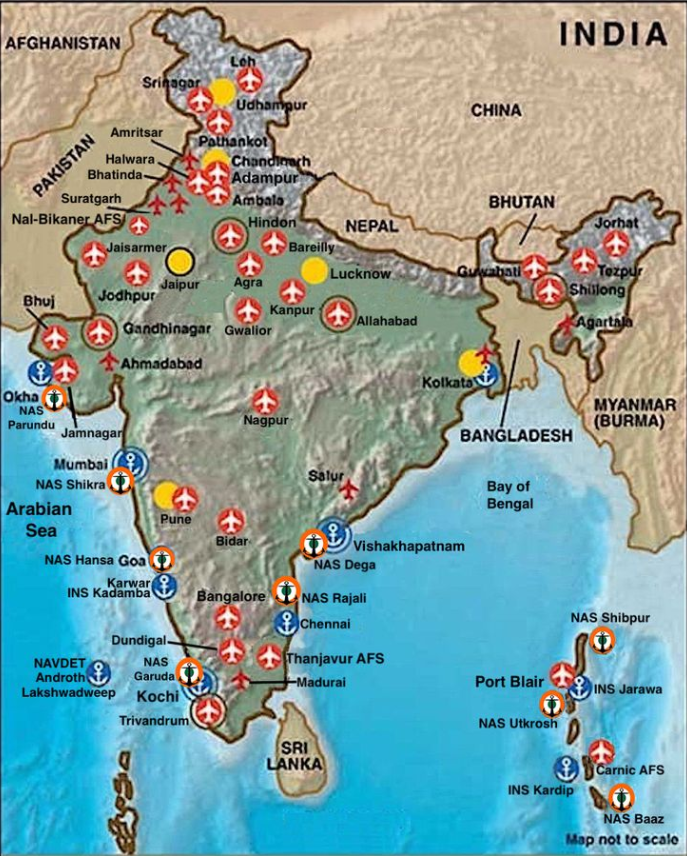
#> input picture Data/resource/maps/iaf_map.png, 687 x 856 px, found by its file name
$ python extract_airforce.py
#> lines starting #> are read from the running program, lines starting #| are printed output that depends on the picture; after the words box and inside, x2 and y2 are one past the last pixel; in counts of white or black regions, pixels touching at a corner belong together
import cv2
import numpy as np

def extract_and_focus_airplane_symbols(image_path):
    """
    Extract and isolate airplane symbols (red and white) while masking the rest of the map as black.

    Parameters:
        image_path (str): File path to the map image.

    Returns:
        focused_image (numpy.ndarray): The image showing only airplane symbols with the map blacked out.
    """
    # Load the image
    image = cv2.imread(image_path)
#> image is the input picture: shape (856, 687, 3); mean B, G, R 158.1, 160.6, 133.5

    # Resize image (optional)
    image = cv2.resize(image, (800, 600))
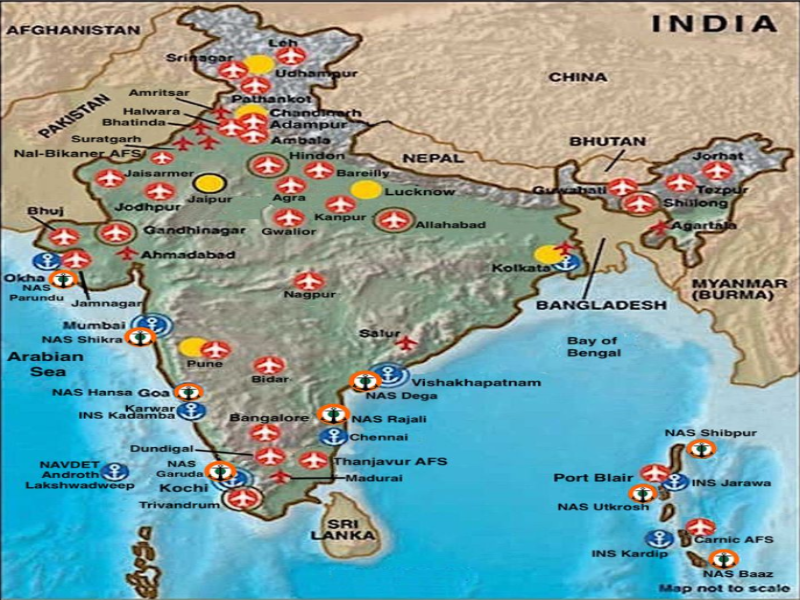
#> image: shape (600, 800, 3); mean B, G, R 158, 160.5, 133.4

    # Convert to HSV color space
    hsv_image = cv2.cvtColor(image, cv2.COLOR_BGR2HSV)
#> hsv_image: shape (600, 800, 3); mean H, S, V 56.3, 97.7, 182.7

    # Define color ranges for red
    lower_red1 = np.array([0, 50, 50])
    upper_red1 = np.array([10, 255, 255])
    lower_red2 = np.array([170, 50, 50])
    upper_red2 = np.array([180, 255, 255])

    # Create masks for red
    mask_red1 = cv2.inRange(hsv_image, lower_red1, upper_red1)
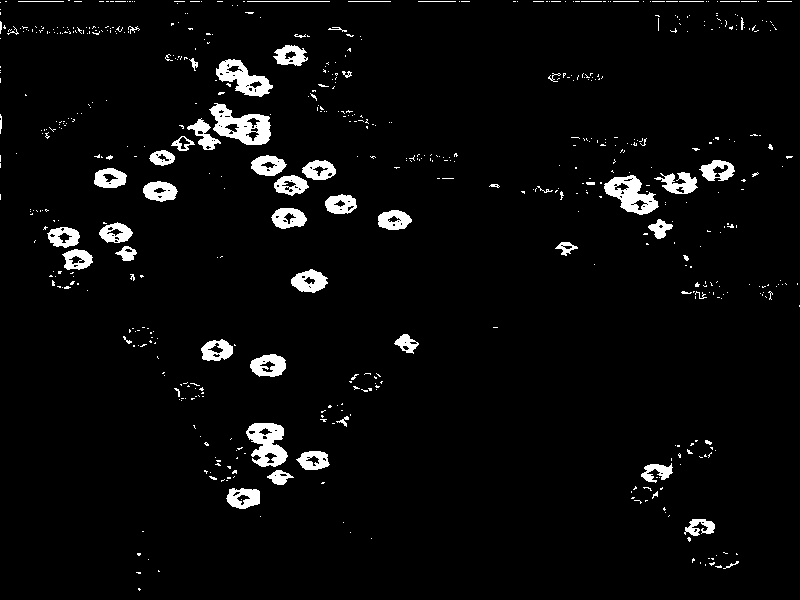
#> mask_red1: shape (600, 800); 4% white; 606 white regions (539 under 20 px), largest, box (x1, y1, x2, y2) and area: (209, 103, 271, 145) 1351, (246, 423, 288, 467) 1129, (604, 175, 659, 215) 1113
    mask_red2 = cv2.inRange(hsv_image, lower_red2, upper_red2)
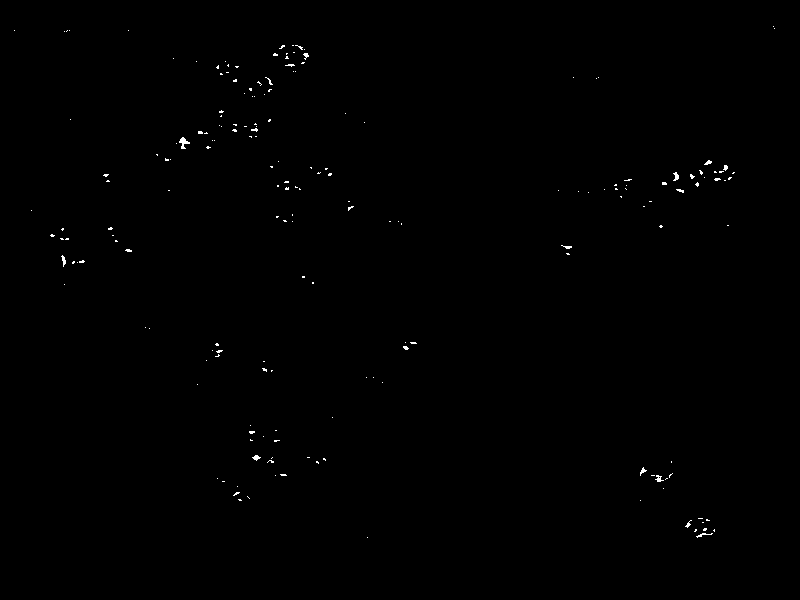
#> mask_red2: shape (600, 800); 0.26% white in thin lines or dots, all inside (x1, y1, x2, y2) = (14, 26, 775, 538)
    mask_red = cv2.bitwise_or(mask_red1, mask_red2)
#> mask_red: shape (600, 800); 4.3% white; 603 white regions (535 under 20 px), largest, box (x1, y1, x2, y2) and area: (209, 103, 271, 145) 1421, (246, 423, 288, 467) 1203, (604, 175, 659, 215) 1145

    # Define color range for white
    lower_white = np.array([0, 0, 200])
    upper_white = np.array([180, 50, 255])
    mask_white = cv2.inRange(hsv_image, lower_white, upper_white)
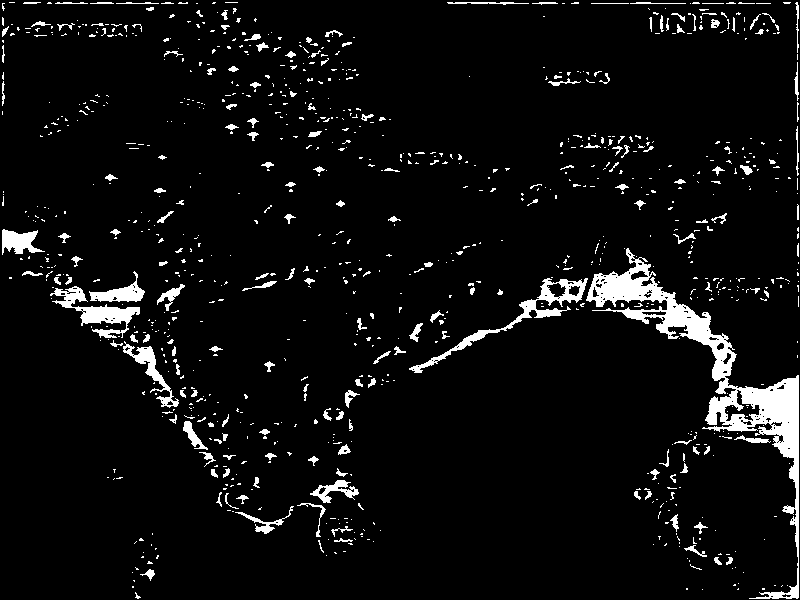
#> mask_white: shape (600, 800); 5.6% white; 960 white regions (779 under 20 px), largest, box (x1, y1, x2, y2) and area: (586, 248, 799, 599) 9332, (409, 278, 588, 373) 1679, (50, 286, 140, 338) 1436

    # Combine the red and white masks
    mask_combined = cv2.bitwise_or(mask_red, mask_white)
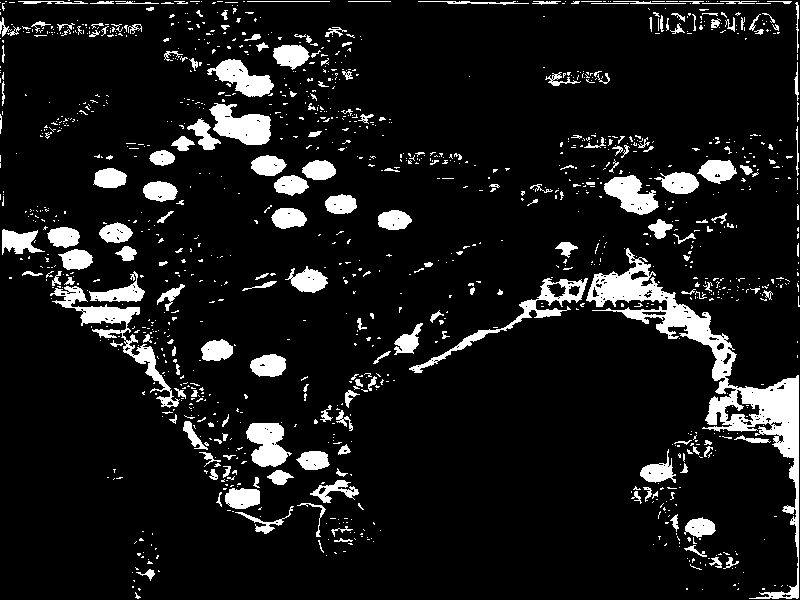
#> mask_combined: shape (600, 800); 9.8% white; 1251 white regions (1044 under 20 px), largest, box (x1, y1, x2, y2) and area: (586, 248, 799, 599) 9332, (50, 286, 180, 408) 2314, (409, 278, 588, 373) 1679

    # Apply the mask to isolate airplane symbols
    focused_image = cv2.bitwise_and(image, image, mask=mask_combined)
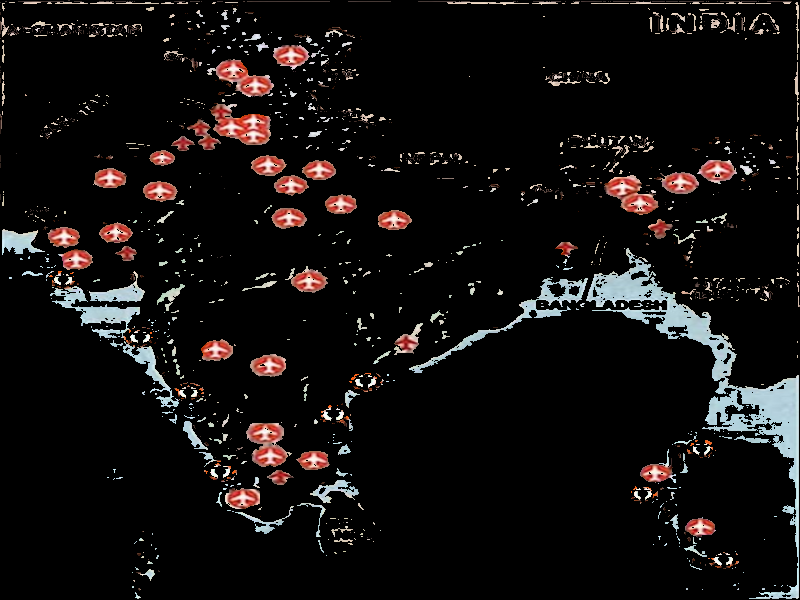
#> focused_image: shape (600, 800, 3); mean B, G, R 15.3, 15.8, 18.5

    # Make the rest of the map black (unfocused)
    black_background = np.zeros_like(image)  # Create a black image
    focused_image_with_black = np.where(mask_combined[..., None] > 0, focused_image, black_background)

    return focused_image_with_black


def extract_red_objects(image):
    """
    Extract only the red objects from an image and black out all other colors.

    Parameters:
        image (numpy.ndarray): Input image.

    Returns:
        red_objects (numpy.ndarray): Image showing only red objects.
    """
    # Convert the image to HSV color space
    hsv_image = cv2.cvtColor(image, cv2.COLOR_BGR2HSV)
#> hsv_image: shape (600, 800, 3); mean H, S, V 4.8, 7.7, 19.7

    # Define color ranges for red
    lower_red1 = np.array([0, 50, 50])
    upper_red1 = np.array([10, 255, 255])
    lower_red2 = np.array([170, 50, 50])
    upper_red2 = np.array([180, 255, 255])

    # Create masks for both red ranges
    mask_red1 = cv2.inRange(hsv_image, lower_red1, upper_red1)
    mask_red2 = cv2.inRange(hsv_image, lower_red2, upper_red2)

    # Combine the two red masks
    mask_red = cv2.bitwise_or(mask_red1, mask_red2)

    # Apply the red mask to the image
    red_objects = cv2.bitwise_and(image, image, mask=mask_red)
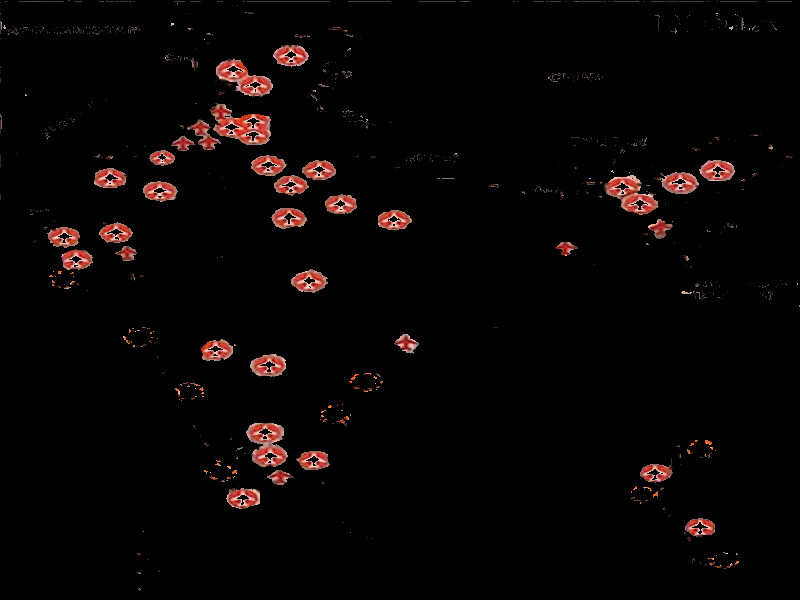
#> red_objects: shape (600, 800, 3); mean B, G, R 3.6, 4.1, 7.5

    return red_objects

if __name__ == "__main__":
    # Path to the map image
    image_path = r"C:\Users\Priyesh Pandey\OneDrive\Desktop\BSF-Military-Model\Data\resource\maps\iaf_map.png"

    # Extract and focus airplane symbols (previous step)
    output_image = extract_and_focus_airplane_symbols(image_path)

    # Extract only red objects from the output
    red_only_image = extract_red_objects(output_image)

    # Display the result
    cv2.imshow("Red Objects Only", red_only_image)
    cv2.waitKey(0)
    cv2.destroyAllWindows()
